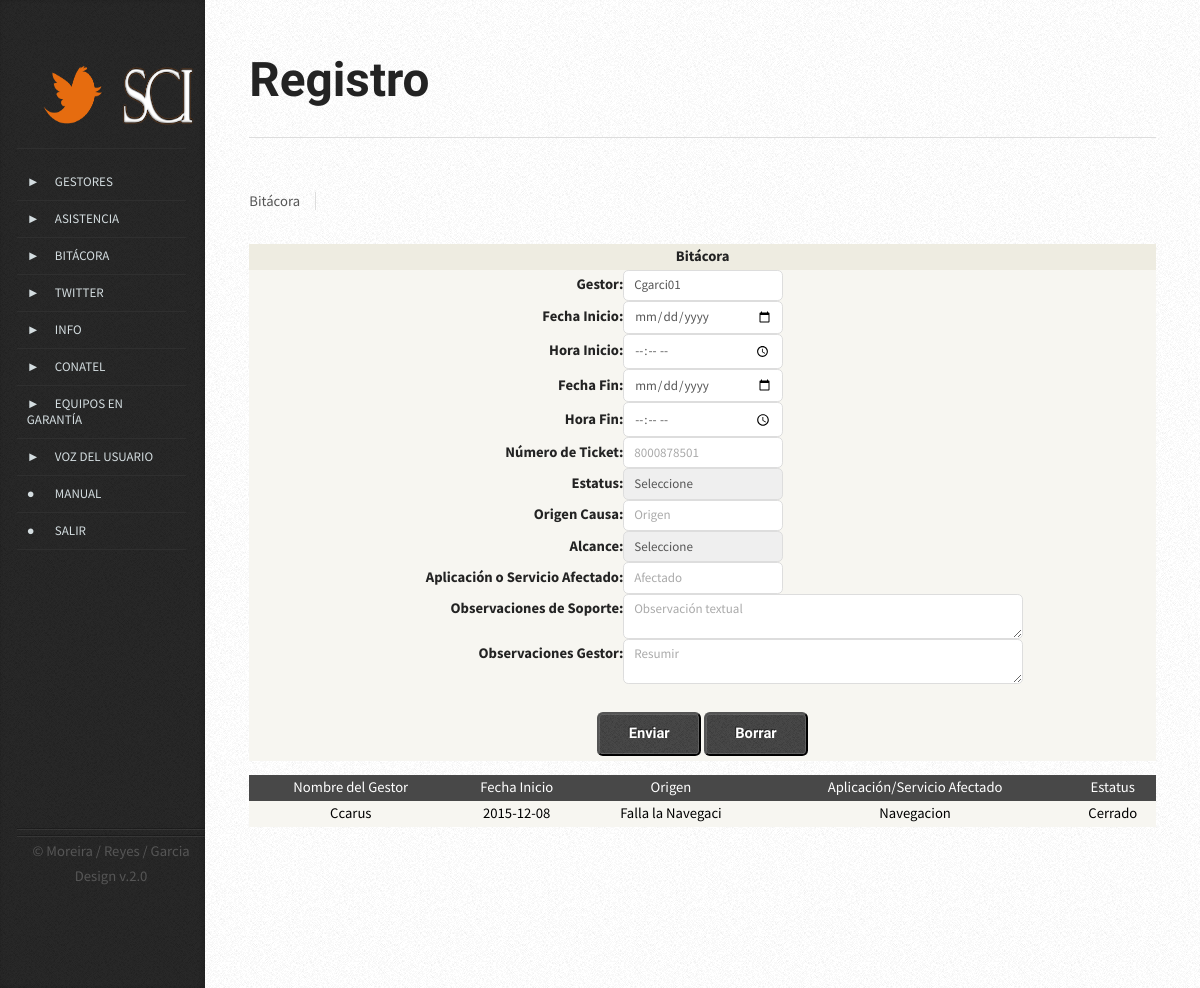
Screenshot of /vista/registro_bitacora.php (signed in) with the database file from the repository.
### tables this page shows
CREATE TABLE `bitacora` (
  `bit_id` smallint(5) unsigned NOT NULL AUTO_INCREMENT,
  `bit_gestor` varchar(30) DEFAULT NULL,
  `bit_tick` varchar(30) DEFAULT NULL,
  `bit_orig` varchar(100) DEFAULT NULL,
  `bit_fechaini` date DEFAULT NULL,
  `bit_horini` time DEFAULT NULL,
  `bit_fechafin` date DEFAULT NULL,
  `bit_horfin` time DEFAULT NULL,
  `bit_alca` text NOT NULL,
  `bit_afect` varchar(100) DEFAULT NULL,
  `bit_estatus` varchar(30) DEFAULT NULL,
  `bit_obsersop` text,
  `bit_obserges` text,
  PRIMARY KEY (`bit_id`)
);

### modelo/mod_bitacora.php (called while the page is built, shortened)
<?php
class bitacora{
		public function mostrarreg($mysqlconn){
		$query= "SELECT bit_gestor, bit_orig, bit_afect, bit_estatus, bit_fechaini FROM bitacora ORDER BY bit_id DESC LIMIT 1";
		$consulta= mysqli_query($mysqlconn, $query) or die ("Consulta Errónea: ".mysqli_error($mysqlconn));
		if($consulta){
			return ($consulta);
			}
		}
}
?>

### controlador/listar_bitacorareg.php (the view, shortened to what this page needs)
<?php
                               $conexion = new Connex();
                               $mysqlconn= $conexion->conectar();
require("../modelo/mod_bitacora.php");
 $consulta= new bitacora();
 $listar=$consulta-> mostrarreg ($mysqlconn);
    if(mysqli_num_rows($listar)>0){
?>
<table id=tablaregistro width=" " border="2" bgcolor="#dcdcdc" align="center" id="listado" >
<thead >
  <tr bgcolor="#000000" >
  <th align="center" bgcolor="#484848"><div align="center" class="style1">Nombre del Gestor</div></th>
  <th align="center" bgcolor="#484848"><div align="center" class="style1">Fecha Inicio</div></th>
  <th align="center" bgcolor="#484848"><div align="center" class="style1">Origen</div></th>
  <th align="center" bgcolor="#484848"><div align="center" class="style1">Aplicación/Servicio Afectado</div></th>
  <th align="center" bgcolor="#484848"><div align="center" class="style1">Estatus</div></th>
  </tr>
 </thead>
 <?php
 for($i=0; $i<mysqli_num_rows($listar); $i++){
 $row= mysqli_fetch_array($listar, MYSQLI_ASSOC);
 $bit_gestor=$row["bit_gestor"];
 $bit_fechaini=$row["bit_fechaini"];
 $bit_orig=$row["bit_orig"];
 $bit_afect=$row["bit_afect"];
 $bit_estatus=$row["bit_estatus"];
 ?>
 <tr>
 <td align="center" bgcolor="#f7f6f1"><span class="style4"><?php echo $bit_gestor;?></span>
 <td align="center" bgcolor="#f7f6f1"><span class="style4"><?php echo $bit_fechaini;?></span>
 <td align="center" bgcolor="#f7f6f1"><span class="style4"><?php echo $bit_orig;?></span>
 <td align="center" bgcolor="#f7f6f1"><span class="style4"><?php echo $bit_afect;?></span>
 <td align="center" bgcolor="#f7f6f1"><span class="style4"><?php echo $bit_estatus;?></span>
     <?php }?>
 </table>
 <?php }?>

### vista/css/style.css (style rules this page uses)
body { background-color: #e8e8e8; background-image: url('images/bg02.png'); }
body,input,textarea,select { font-family: 'Source Sans Pro', sans-serif; font-weight: 400; color: #565656; }
p, ul, ol, dl, table { margin-bottom: 1em; }
table { width: 100%; height: 2%; }
section > :last-child, article > :last-child { margin-bottom: 0; }

### vista/css/style-desktop.css (style rules this page uses)
body { height: 100%; }
body,input,textarea,select { line-height: 1.75em; }

### vista/css/style-narrow.css (style rules this page uses)
body { min-width: 1000px; }
body,input,textarea,select { font-size: 11pt; }

### controlador/listar_bitacorareg.php (style rules this page uses)
.style4 { color: #000000 }

### rows the page displays
bitacora: bit_gestor "Ccarus", bit_fechaini "2015-12-08", bit_orig "Falla la Navegaci", bit_afect "Navegacion", bit_estatus "Cerrado"
